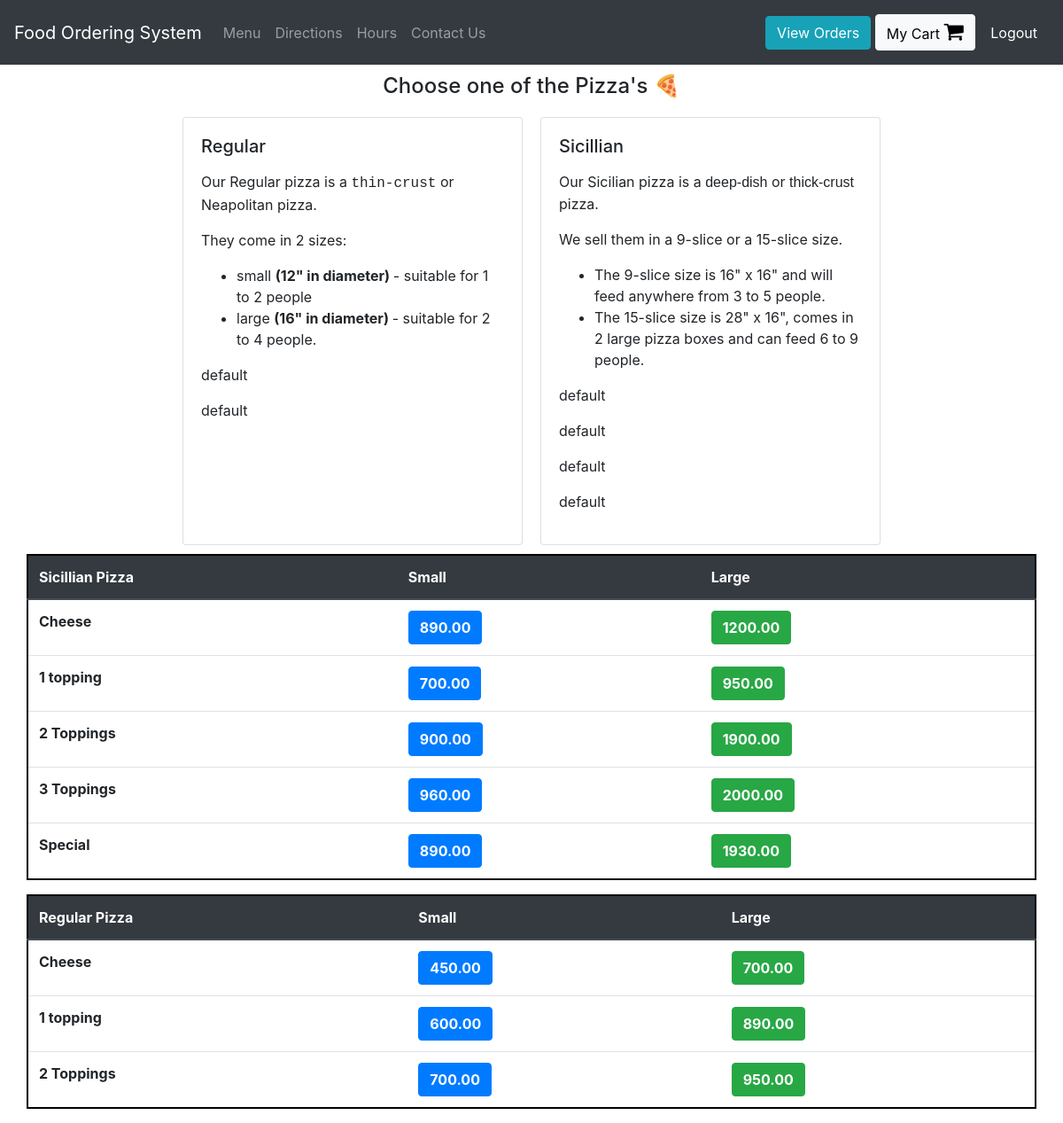
The app's page /Pizza (signed in) with its own data.
### orders/models.py (models this page shows, shortened)
class RegularPizza(models.Model):
    pizza_choice = models.CharField(max_length=200)
    small_price = models.DecimalField(max_digits=6, decimal_places=2)
    large_price = models.DecimalField(max_digits=6, decimal_places=2)
    category_description = models.TextField() #make this the wysiwyg text field

class SicilianPizza(models.Model):
    pizza_choice = models.CharField(max_length=200)
    small_price = models.DecimalField(max_digits=6, decimal_places=2)
    large_price = models.DecimalField(max_digits=6, decimal_places=2)
    category_description = models.TextField() #make this the wysiwyg text field

### orders/views.py (the view)
# urls.py: path("Pizza", views.pizza, name="pizza"),
def pizza(request):
    if request.user.is_authenticated:
        return render(request, "orders/pizza.html", context = {"regular_pizza":RegularPizza.objects.all, "sicillian_pizza":SicilianPizza.objects.all , "toppings":Toppings.objects.all, "number_of_toppings":[1,2,3]})
    else:
        return redirect("orders:login")

### orders/models.py (called while the page is built)
    def __str__(self):
        return f"{self.topping_name}"

### orders/templates/orders/pizza.html (shortened to what this page needs)
{% extends 'orders/header.html' %}
{% block content %}
    <div class="container">
      <h4 style="margin:10px; text-align:center;"> Choose one of the Pizza's &#x1f355 </h4>
      <div class="row justify-content-center">
            <div class="card" id="regular_pizza_card" style="width: 24rem; margin:10px;">
              <div class="card-body">
                <h5 class="card-title" >Regular </h5>
                {% for pizza in regular_pizza %}
                  {% if pizza.category_description != "default" %}
                    <p class="card-text">{{ pizza.category_description | safe}}</p>
                  {% endif %}
                {% endfor %}
              </div>
            </div>
            <div class="card" id="sicillian_pizza_card" style="width: 24rem; margin:10px;">
              <div class="card-body">
                <h5 class="card-title">Sicillian </h5>
                {% for pizza in sicillian_pizza %}
                  {% if pizza.category_description != "default" %}
                    <p class="card-text">{{ pizza.category_description | safe }}</p>
                  {% endif %}
                {% endfor %}
              </div>
            </div>
      </div>
      <div class="row" >
        <table class="table" id="sicillian_pizza_table" style="border: 2px solid black">
          <thead class="thead-dark">
            <tr>
              <th scope="col">Sicillian Pizza</th>
              <th scope="col">Small</th>
              <th scope="col">Large</th>
            </tr>
          </thead>
          <tbody>
            {% for pizza in sicillian_pizza %}
              <tr>
                <th>{{pizza.pizza_choice}}</th>
                {% if forloop.counter0 in number_of_toppings %}
                  <td><button type="button" class="btn btn-primary add_to_cart"  onclick="pizza_toppings({{forloop.counter0}}, 'Small Sicillian', {{pizza.small_price}})"><strong>{{pizza.small_price}}</strong></button></td>
                  <td><button type="button" class="btn btn-success add_to_cart"  onclick="pizza_toppings({{forloop.counter0}}, 'Large Sicillian', {{pizza.large_price}})"><strong>{{pizza.large_price}}</strong></button></td>
                {% else %}
                  <td><button type="button" class="btn btn-primary add_to_cart"  onclick="add_to_cart({item_description: 'Small Sicillian Pizza - {{pizza.pizza_choice}}' , price: {{pizza.small_price}} })"><strong>{{pizza.small_price}}</strong></button></td>
                  <td><button type="button" class="btn btn-success add_to_cart"  onclick="add_to_cart({item_description: 'Large Sicillian Pizza - {{pizza.pizza_choice}}' , price: {{pizza.large_price}} })"><strong>{{pizza.large_price}}</strong></button></td>
                {% endif %}
              </tr>
            {% endfor %}
          </tbody>
        </table>
        <table class="table" id="regular_pizza_table" style="border: 2px solid black">
          <thead class="thead-dark">
            <tr>
              <th scope="col">Regular Pizza</th>
              <th scope="col">Small</th>
              <th scope="col">Large</th>
            </tr>
          </thead>
          <tbody>
            {% for pizza in regular_pizza %}
              <tr>
                <th>{{pizza.pizza_choice}}</th>
                {% if forloop.counter0 in number_of_toppings %}
                  <td><button type="button" class="btn btn-primary add_to_cart"  onclick="pizza_toppings({{forloop.counter0}}, 'Small Regular', {{pizza.small_price}})"><strong>{{pizza.small_price}}</strong></button></td>
                  <td><button type="button" class="btn btn-success add_to_cart"  onclick="pizza_toppings({{forloop.counter0}}, 'Large Regular', {{pizza.large_price}})"><strong>{{pizza.large_price}}</strong></button></td>
                {% else %}
                  <td><button type="button" class="btn btn-primary add_to_cart"  onclick="add_to_cart({item_description: 'Small Regular Pizza - {{pizza.pizza_choice}}' , price: {{pizza.small_price}} })"><strong>{{pizza.small_price}}</strong></button></td>
                  <td><button type="button" class="btn btn-success add_to_cart"  onclick="add_to_cart({item_description: 'Large Regular Pizza - {{pizza.pizza_choice}}' , price: {{pizza.large_price}} })"><strong>{{pizza.large_price}}</strong></button></td>
                {% endif %}
              </tr>
            {% endfor %}
          </tbody>
        </table>
      </div>
    </div>
{% endblock %}

### orders/templates/orders/header.html (shortened to what this page needs)
<!doctype html>
<html lang="en">
  <head>
    <link rel="stylesheet" href="https://stackpath.bootstrapcdn.com/bootstrap/4.3.1/css/bootstrap.min.css">
    <link rel="stylesheet" href="https://cdnjs.cloudflare.com/ajax/libs/font-awesome/4.7.0/css/font-awesome.min.css">
    <link href="https://cdnjs.cloudflare.com/ajax/libs/toastr.js/latest/toastr.min.css" rel="stylesheet"/>
    {% load static %}
    <link rel="stylesheet" href="{% static 'orders/main.js' %}">
  </head>
  <body>
    <nav class="navbar navbar-expand-lg navbar-dark bg-dark">
      <a class="navbar-brand" href="#">Food Ordering System</a>
      <div class="collapse navbar-collapse" id="navbarText">
        {% if user.is_authenticated %}
        <ul class="navbar-nav mr-auto">
          <li class="nav-item">
            <a class="nav-link" href="/">Menu</a>
          </li>
          <li class="nav-item">
            <a class="nav-link" href="/directions">Directions</a>
          </li>
          <li class="nav-item">
            <a class="nav-link" href="/hours">Hours</a>
          </li>
          <li class="nav-item">
            <a class="nav-link" href="/contact">Contact Us</a>
          </li>
        </ul>
        <span class="navbar-text">
          <a href="/view-orders" class="btn btn-info">View Orders</a>
          <a href="/cart" id="cart_button" class="btn btn-light" style="color:black;">My Cart <i class="fa fa-shopping-cart" style="font-size:24px;"></i></a>
          <button type="button" class="btn btn-dark" onclick="logout()">Logout</button>
        </span>
        {% endif %}
      </div>
    </nav>
    {% block content %}
    {% endblock %}
  </body>
</html>

### records on screen
RegularPizza: category_description "Our Regular pizza is a thin-crust or Neapolitan pizza. They come in 2 sizes: small (12\" in diameter) - suitable for 1 to 2 people large (16\" in diameter) - suitable for 2 to 4 people.", pizza_choice "Cheese", small_price "450.00", large_price "700.00"
RegularPizza: category_description "default", pizza_choice "1 topping", small_price "600.00", large_price "890.00"
RegularPizza: category_description "default", pizza_choice "2 Toppings", small_price "700.00", large_price "950.00"
SicilianPizza: category_description "Our Sicilian pizza is a deep-dish or thick-crust pizza. We sell them in a 9-slice or a 15-slice size. The 9-slice size is 16\" x 16\" and will feed anywhere from 3 to 5 people. The 15-slice size is 28\" x 16\", comes in 2 large pizza boxes and can feed 6 to 9 people.", pizza_choice "Cheese", small_price "890.00", large_price "1200.00"
SicilianPizza: category_description "default", pizza_choice "1 topping", small_price "700.00", large_price "950.00"
SicilianPizza: category_description "default", pizza_choice "2 Toppings", small_price "900.00", large_price "1900.00"
SicilianPizza: category_description "default", pizza_choice "3 Toppings", small_price "960.00", large_price "2000.00"
SicilianPizza: category_description "default", pizza_choice "Special", small_price "890.00", large_price "1930.00"
